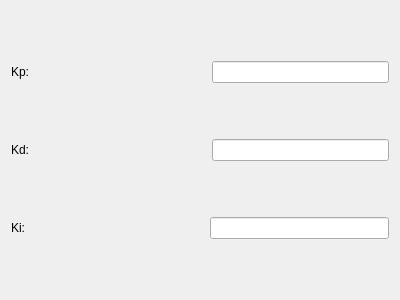
<?xml version="1.0" encoding="UTF-8"?>
<ui version="4.0">
 <class>ClassicControlView</class>
 <widget class="QWidget" name="ClassicControlView">
  <property name="geometry">
   <rect>
    <x>0</x>
    <y>0</y>
    <width>400</width>
    <height>300</height>
   </rect>
  </property>
  <property name="windowTitle">
   <string>Form</string>
  </property>
  <layout class="QVBoxLayout" name="verticalLayout">
   <item>
    <layout class="QHBoxLayout" name="horizontalLayout">
     <item>
      <widget class="QLabel" name="label">
       <property name="text">
        <string>Kp:</string>
       </property>
      </widget>
     </item>
     <item>
      <spacer name="horizontalSpacer">
       <property name="orientation">
        <enum>Qt::Horizontal</enum>
       </property>
       <property name="sizeHint" stdset="0">
        <size>
         <width>40</width>
         <height>20</height>
        </size>
       </property>
      </spacer>
     </item>
     <item>
      <widget class="QLineEdit" name="lineEdit"/>
     </item>
    </layout>
   </item>
   <item>
    <layout class="QHBoxLayout" name="horizontalLayout_2">
     <item>
      <widget class="QLabel" name="label_2">
       <property name="text">
        <string>Kd:</string>
       </property>
      </widget>
     </item>
     <item>
      <spacer name="horizontalSpacer_2">
       <property name="orientation">
        <enum>Qt::Horizontal</enum>
       </property>
       <property name="sizeHint" stdset="0">
        <size>
         <width>40</width>
         <height>20</height>
        </size>
       </property>
      </spacer>
     </item>
     <item>
      <widget class="QLineEdit" name="lineEdit_2"/>
     </item>
    </layout>
   </item>
   <item>
    <layout class="QHBoxLayout" name="horizontalLayout_3">
     <item>
      <widget class="QLabel" name="label_3">
       <property name="text">
        <string>Ki:</string>
       </property>
      </widget>
     </item>
     <item>
      <spacer name="horizontalSpacer_3">
       <property name="orientation">
        <enum>Qt::Horizontal</enum>
       </property>
       <property name="sizeHint" stdset="0">
        <size>
         <width>40</width>
         <height>20</height>
        </size>
       </property>
      </spacer>
     </item>
     <item>
      <widget class="QLineEdit" name="lineEdit_3"/>
     </item>
    </layout>
   </item>
  </layout>
 </widget>
 <resources/>
 <connections/>
</ui>
